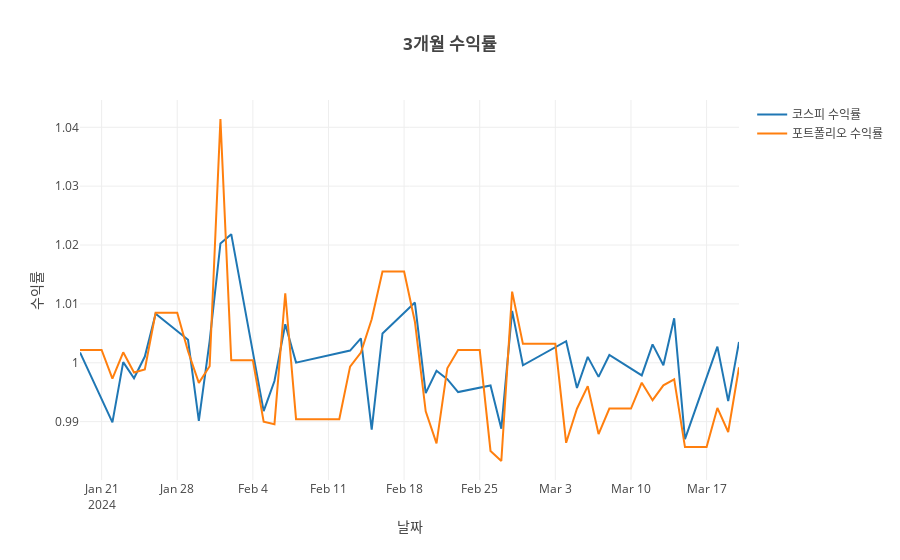

Here is the notebook cell this chart was saved with:
### Code cell
import plotly.graph_objs as go
import plotly.io as pio

pio.templates["seaborn"] = go.layout.Template(layout=go.Layout(template="seaborn"))
pio.templates.default = "seaborn"

scatter_plot = go.Scatter(x=ref.index, y=ref['agr'], mode='lines', name='코스피 수익률')
scatter_plot_mean = go.Scatter(x=result_df.index, y=result_df['평균수익률'], mode='lines', name='포트폴리오 수익률')

layout = go.Layout(title='<b>3개월 수익률<b>',
                   xaxis=dict(title='날짜'),
                   yaxis=dict(title='수익률'))

# 그래프 객체를 figure로 생성합니다.
fig = go.Figure(data=[scatter_plot, scatter_plot_mean], layout=layout)

# 그래프 출력
fig.show()
